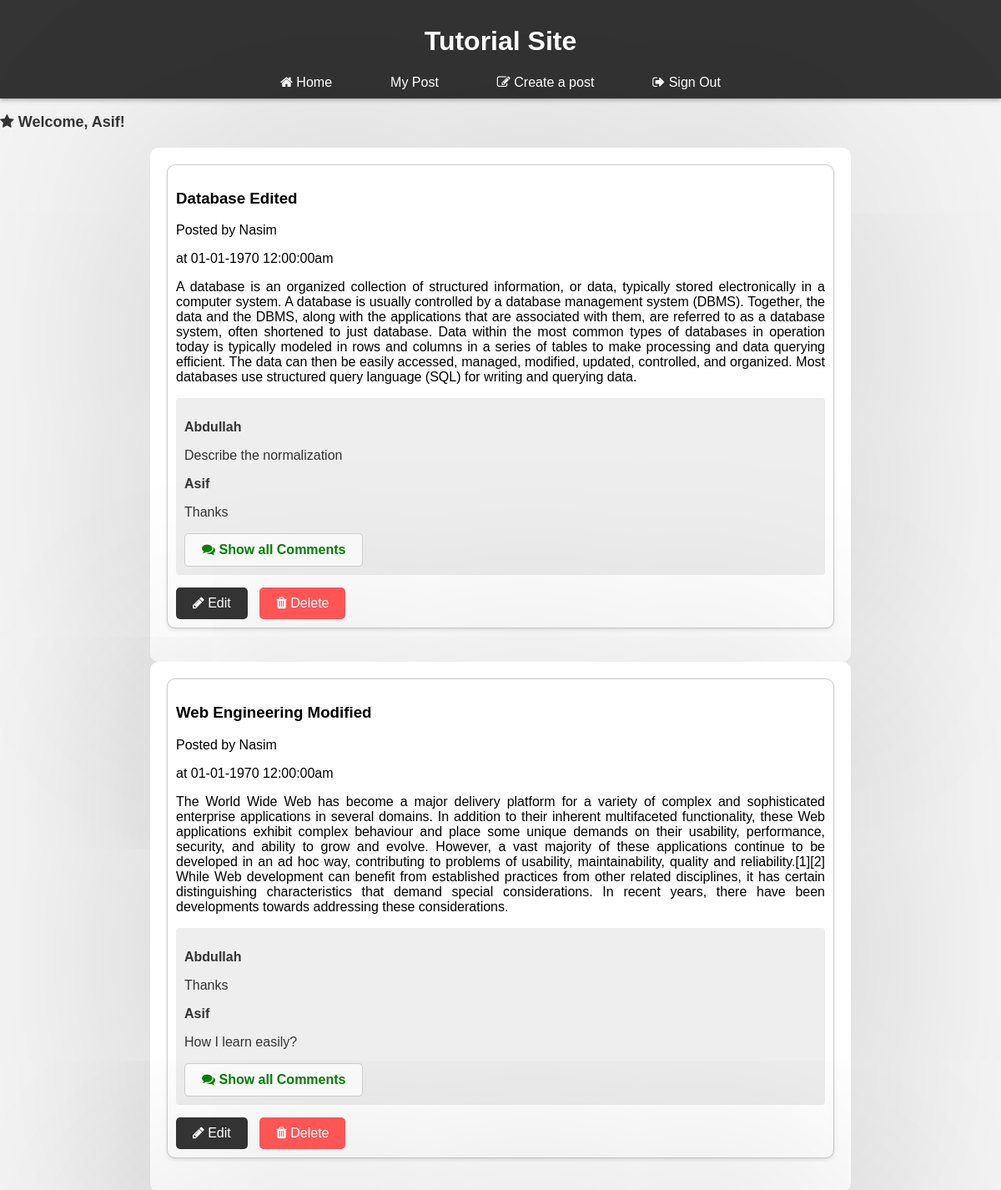
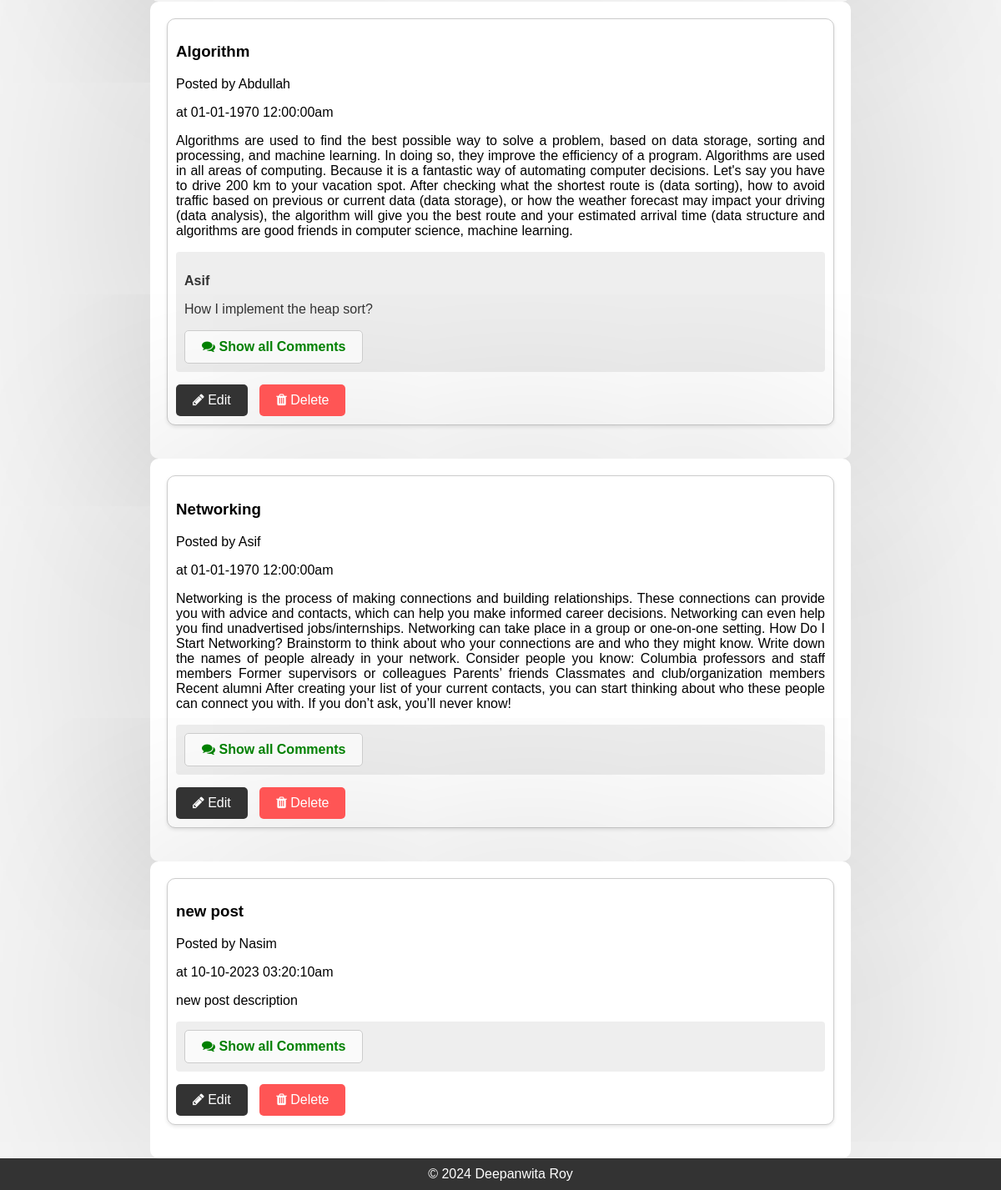
Screenshot of /index.php (signed in) with the database file from the repository (2 pictures, top to bottom).
### tables this page shows
CREATE TABLE `posts` (
  `post_id` int(11) NOT NULL,
  `title` varchar(255) NOT NULL,
  `content` text NOT NULL,
  `user_id` int(11) NOT NULL,
  `time` int(255) NOT NULL,
  `edited_at` int(128) NOT NULL DEFAULT 0
);

CREATE TABLE `users` (
  `user_id` int(11) NOT NULL,
  `username` varchar(255) NOT NULL,
  `password` varchar(255) NOT NULL
);

CREATE TABLE `comments` (
  `comment_id` int(11) NOT NULL,
  `content` text NOT NULL,
  `post_id` int(11) NOT NULL,
  `user_id` int(11) NOT NULL
);

### index.php (the view, shortened to what this page needs)
<?php
include("db.php");
$query = "SELECT posts.*, users.username FROM posts INNER JOIN users ON posts.user_id = users.user_id";
$result = mysqli_query($conn, $query);
$posts = [];
while ($row = mysqli_fetch_assoc($result)) {
    $posts[] = $row;
    }
function get_comment($id){
    global $conn;
    $sql = "SELECT comments.content, users.username FROM `comments` JOIN users ON comments.user_id = users.user_id WHERE post_id=$id LIMIT 2";
    $response = mysqli_query($conn, $sql);
    $comment = "";
    while($row = mysqli_fetch_assoc($response)){
        $comment .= "<div style='margin-bottom: 15px;'>
                        <p style='font-weight: bold;'>{$row['username']}</p>
                        <p>{$row['content']}</p>
                    </div>";
    }
    return $comment;
}
?>
<?php include("header.php"); ?>
<html>
<head>
</head>
  <?php if (isset($_SESSION['user_id'])) : ?>
<p class="w">  <i class="fa fa-star"></i> Welcome, <?php echo $_SESSION['username']; ?>! <a href="logout.php" class="anc1"></a></p>
<?php endif; ?>
<?php foreach ($posts as $post) : ?>
    <div class="container">
<div class="post">
    <h3>
        <a href="article.php?id=<?php echo $post['post_id']; ?>"
            style="text-decoration: none; color:black;"> <?php echo $post['title']; ?></a>
    </h3>
    <p style="color:black">Posted by <?php echo $post['username']; ?></p>
    <p style="color:black">at  <?php echo date("d-m-Y h:i:sa", $post['time']); ?></p>
    <p style="color:black; text-align:justify"><?php echo $post['content']; ?></p>
    <div class="comment_section"
        style="width: 100%; background-color: #eeeeee; box-sizing: border-box; padding: 10px; border-radius: 4px; margin-bottom: 15px;">
        <?php echo get_comment($post['post_id']); ?>
                <a href="article.php?id=<?php echo $post['post_id']; ?>"
            style="text-decoration: none; color:green; font-weight:bold;"  class="show-comments-link"> <i class="fa fa-comments"></i> Show all Comments</a>
    </div>
    <a href='edit_post.php?post_id=<?php echo $post['post_id']; ?>' class="edit-button"><i class="fa fa-pencil"></i> Edit</a>
    <a href='delete.php?post_id=<?php echo $post['post_id']; ?>' class="delete-button"><i class="fa fa-trash"></i> Delete</a>
</div>
    </div>
<?php endforeach; ?>
<?php include("footer.php"); ?>

### header.php (style rules this page uses)
body, ul, li { margin: 0; padding: 0; list-style: none; }

### index.php (style rules this page uses)
body { font-family: Arial, sans-serif; background-color: #f4f4f4; color: #333; margin: 0; padding: 0; }
.w { font-size: 18px; font-weight: bold; margin-bottom: 20px; }
.post { border: 1px solid #ccc; border-radius: 10px; margin-bottom: 20px; padding: 10px; background-color: #fff; box-shadow: 0 2px 4px rgba(0, 0, 0, 0.1); }
.post h3 a { text-decoration: none; color: blue; }
.post p { color: #333; text-align: justify; }
.comment_section { background-color: #eeeeee; padding: 10px; border-radius: 4px; margin-bottom: 15px; }
.container { max-width: 800px; margin: 0 auto; padding: 20px; background-color: #fff; border-radius: 10px; box-shadow: 0px 3px 17000px rgba(0, 0, 0, 0.2); }
.edit-button { background-color: #333; color: #fff; border: none; border-radius: 5px; padding: 10px 20px; margin-right: 10px; text-decoration: none; transition: background-color 0.3s; display: inline-block; }
.delete-button { background-color: #ff5555; color: #fff; border: none; border-radius: 5px; padding: 10px 20px; text-decoration: none; transition: background-color 0.3s; display: inline-block; }
.show-comments-link { display: inline-block; padding: 10px 20px; background: rgba(255, 255, 255, 0.7); color: #333; font-weight: bold; text-decoration: none; border: 1px solid #ccc; border-radius: 5px; transition: background 0.3s; }

### rows the page displays
posts: title "Database Edited", user.username "Nasim", time "01-01-1970 12:00:00am", content "A database is an organized collection of structured information, or data, typically stored electronically in a computer system. A database is usually controlled by a database management system (DBMS). Together, the data and the DBMS, along with the applications that are associated with them, are referred to as a database system, often shortened to just database. Data within the most common types of databases in operation today is typically modeled in rows and columns in a series of tables to make processing and data querying efficient. The data can then be easily accessed, managed, modified, updated, controlled, and organized. Most databases use structured query language (SQL) for writing…"
comments: user.username "Abdullah", content "Describe the normalization"
comments: user.username "Asif", content "Thanks"
posts: title "Web Engineering Modified", user.username "Nasim", time "01-01-1970 12:00:00am", content "The World Wide Web has become a major delivery platform for a variety of complex and sophisticated enterprise applications in several domains. In addition to their inherent multifaceted functionality, these Web applications exhibit complex behaviour and place some unique demands on their usability, performance, security, and ability to grow and evolve. However, a vast majority of these applications continue to be developed in an ad hoc way, contributing to problems of usability, maintainability, quality and reliability.[1][2] While Web development can benefit from established practices from other related disciplines, it has certain distinguishing characteristics that demand special…"
comments: user.username "Abdullah", content "Thanks"
comments: user.username "Asif", content "How I learn easily?"
posts: title "Algorithm", user.username "Abdullah", time "01-01-1970 12:00:00am", content "Algorithms are used to find the best possible way to solve a problem, based on data storage, sorting and processing, and machine learning. In doing so, they improve the efficiency of a program. Algorithms are used in all areas of computing. Because it is a fantastic way of automating computer decisions. Let's say you have to drive 200 km to your vacation spot. After checking what the shortest route is (data sorting), how to avoid traffic based on previous or current data (data storage), or how the weather forecast may impact your driving (data analysis), the algorithm will give you the best route and your estimated arrival time (data structure and algorithms are good friends in computer…"
comments: user.username "Asif", content "How I implement the heap sort?"
posts: title "Networking", user.username "Asif", time "01-01-1970 12:00:00am", content "Networking is the process of making connections and building relationships. These connections can provide you with advice and contacts, which can help you make informed career decisions. Networking can even help you ﬁnd unadvertised jobs/internships. Networking can take place in a group or one-on-one setting. How Do I Start Networking? Brainstorm to think about who your connections are and who they might know. Write down the names of people already in your network. Consider people you know: Columbia professors and staff members Former supervisors or colleagues Parents’ friends Classmates and club/organization members Recent alumni After creating your list of your current contacts, you can…"
posts: title "new post", user.username "Nasim", time "10-10-2023 03:20:10am", content "new post description"

### other values shown
$_SESSION['username'] "Asif"
